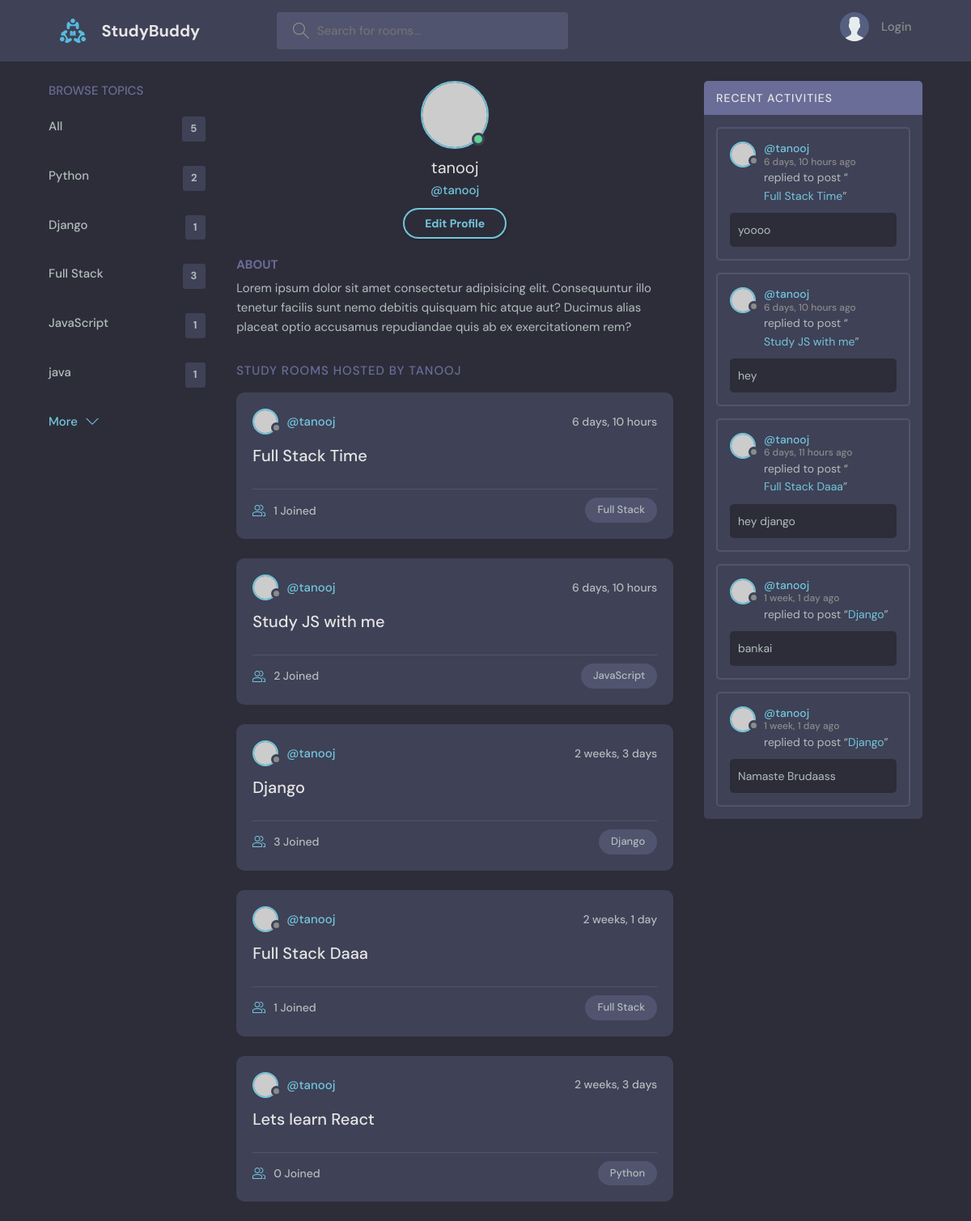
Page /profile/1/ on the committed database.
### base/models.py (models this page shows, shortened)
class Topic(models.Model):
    name = models.CharField(max_length=200)

class Room(models.Model):
    host = models.ForeignKey(User, on_delete=models.SET_NULL,null=True)
    topic = models.ForeignKey(Topic, on_delete=models.SET_NULL,null=True)
    name = models.CharField(max_length=200)
    description = models.TextField(null=True,blank=True)
    participants = models.ManyToManyField(User,related_name='participants',blank=True)
    updated = models.DateTimeField(auto_now=True)
    created = models.DateTimeField(auto_now_add=True)
    class Meta:
        ordering = ['-updated','-created']

class Message(models.Model):
    user = models.ForeignKey(User, on_delete=models.CASCADE)
    room =models.ForeignKey(Room, on_delete=models.CASCADE)
    body = models.TextField()
    updated = models.DateTimeField(auto_now=True)
    created = models.DateTimeField(auto_now_add=True)
    class Meta:
        ordering = ['-updated','-created']

### base/views.py (the view)
# urls.py: path('profile/<str:pk>/',views.userProfile,name='profile'),
def userProfile(request,pk):
    user = User.objects.get(id = pk)
    rooms = user.room_set.all()
    room_messages = user.message_set.all()
    topics = Topic.objects.all()
    context = {'user':user,'rooms':rooms,'topics':topics,'room_messages':room_messages}
    return render(request,'base/profile.html',context)

### base/templates/base/profile.html
{% extends 'main.html' %}
{% block content %}
  <main class="profile-page layout layout--3">
    <div class="container">
      {% include 'base/topics_component.html' %}
      <div class="roomList">
        <div class="profile">
          <div class="profile__avatar">
            <div class="avatar avatar--large active">
              <img src="https://randomuser.me/api/portraits/men/11.jpg" />
            </div>
          </div>
          <div class="profile__info">
            <h3>{{user.username}}</h3>
            <p>@{{user.username}}</p>
            <a href="edit-user.html" class="btn btn--main btn--pill">Edit Profile</a>
          </div>
          <div class="profile__about">
            <h3>About</h3>
            <p>
              Lorem ipsum dolor sit amet consectetur adipisicing elit. Consequuntur illo tenetur
              facilis sunt nemo debitis quisquam hic atque aut? Ducimus alias placeat optio
              accusamus repudiandae quis ab ex exercitationem rem?
            </p>
          </div>
        </div>
        <div class="roomList__header">
          <div>
            <h2>Study Rooms Hosted by {{user.username}}</a>
            </h2>
          </div>
        </div>
        {% include 'base/feed_component.html' %}
      </div>
      {% include 'base/activity_component.html' %}
    </div>
  </main>
{% endblock %}

### base/templates/base/topics_component.html
<div class="topics">
    <div class="topics__header">
      <h2>Browse Topics</h2>
    </div>
    <ul class="topics__list">
      <li>
        <a href="{% url 'home' %}">All <span>{{topics.count}}</span></a>
      </li>
      {% for topic in topics %}
      <li>
        <a href="{% url 'home' %}?q={{topic.name}}">{{topic.name}}<span>{{topic.room_set.all.count}}</span></a>
      </li>
      {% endfor %}
    </ul>
    <a class="btn btn--link" href="topics.html">
      More
      <svg
        version="1.1"
        xmlns="http://www.w3.org/2000/svg"
        width="32"
        height="32"
        viewBox="0 0 32 32"
      >
        <title>chevron-down</title>
        <path d="M16 21l-13-13h-3l16 16 16-16h-3l-13 13z"></path>
      </svg>
    </a>
  </div>

### base/templates/base/feed_component.html (shortened to what this page needs)
{% for room in rooms%}
<div class="roomListRoom">
  <div class="roomListRoom__header">
    <a href="{% url 'profile' room.host.id %}" class="roomListRoom__author">
      <div class="avatar avatar--small">
        <img src="https://randomuser.me/api/portraits/women/11.jpg" />
      </div>
      <span>@{{room.host.username}}</span>
    </a>
    <div class="roomListRoom__actions">
      <span>{{room.created|timesince}}</span>
    </div>
  </div>
  <div class="roomListRoom__content">
    <a href="/room/{{room.id}}">{{room.name}}</a>
  </div>
  <div class="roomListRoom__meta">
    <a href="/room/{{room.id}}" class="roomListRoom__joined">
       {{room.participants.all.count}} Joined
    </a>
    <p class="roomListRoom__topic">{{room.topic.name}}</p>
  </div>
</div>
{% endfor %}

### base/templates/base/activity_component.html (shortened to what this page needs)
<div class="activities">
    <div class="activities__header">
      <h2>Recent Activities</h2>
    </div>
    {% for msg in room_messages %}
    <div class="activities__box">
      <div class="activities__boxHeader roomListRoom__header">
        <a href="{% url 'profile' msg.user.id %}" class="roomListRoom__author">
          <div class="avatar avatar--small">
            <img src="https://randomuser.me/api/portraits/women/11.jpg" />
          </div>
          <p>
            @{{msg.user}}
            <span>{{msg.created|timesince}} ago</span>
          </p>
        </a>
      </div>
      <div class="activities__boxContent">
        <p>
          replied to post “<a href="{% url 'room' msg.room.id %}">{{msg.room.name}}</a
          >”
        </p>
        <div class="activities__boxRoomContent">
            {{msg.body}}
        </div>
      </div>
    </div>
    {% endfor %}
  </div>

### rows in the picture
Topic: name "Python", room_set.all.count "2"
Topic: name "Django", room_set.all.count "1"
Topic: name "Full Stack", room_set.all.count "3"
Topic: name "JavaScript", room_set.all.count "1"
Topic: name "java", room_set.all.count "1"
Room: host.username "tanooj", created "6 days, 10 hours", name "Full Stack Time", participants.all.count "1", topic.name "Full Stack"
Room: host.username "tanooj", created "6 days, 10 hours", name "Study JS with me", participants.all.count "2", topic.name "JavaScript"
Room: host.username "tanooj", created "2 weeks, 3 days", name "Django", participants.all.count "3", topic.name "Django"
Room: host.username "tanooj", created "2 weeks, 1 day", name "Full Stack Daaa", participants.all.count "1", topic.name "Full Stack"
Room: host.username "tanooj", created "2 weeks, 3 days", name "Lets learn React", participants.all.count "0", topic.name "Python"
Message: user "tanooj", created "6 days, 10 hours", room.name "Full Stack Time", body "yoooo"
Message: user "tanooj", created "6 days, 10 hours", room.name "Study JS with me", body "hey"
Message: user "tanooj", created "6 days, 11 hours", room.name "Full Stack Daaa", body "hey django"
Message: user "tanooj", created "1 week, 1 day", room.name "Django", body "bankai"
Message: user "tanooj", created "1 week, 1 day", room.name "Django", body "Namaste Brudaass"

### other values in the picture
{{ topics.count }} "5"
{{ user.username }} "tanooj"
{{ user.username }} "TANOOJ"
